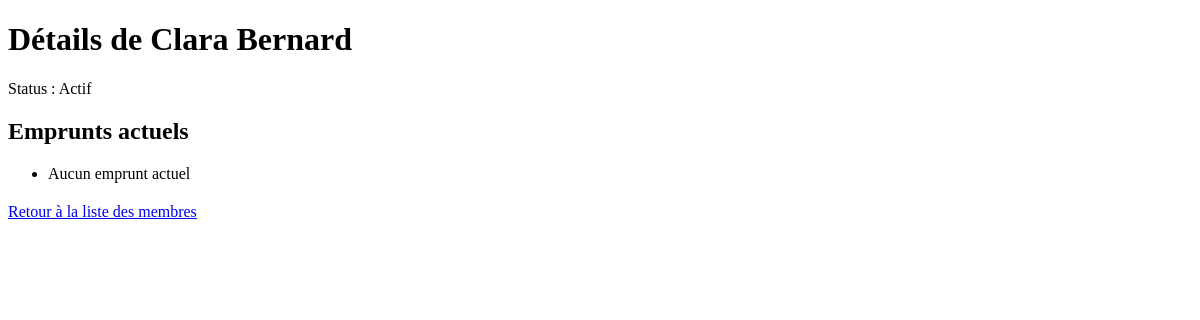
The app's page /bibliothecaire/membres/4/afficher/, older data.
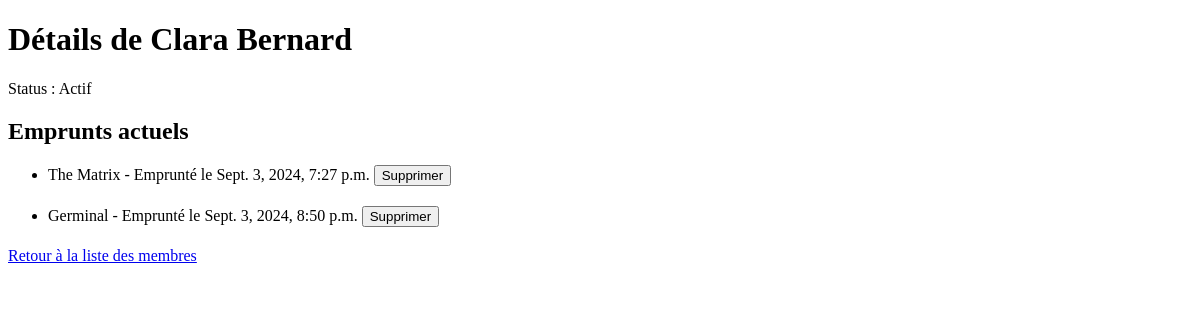
The same page, newer data.
### bibliothecaire/models.py (models this page shows, shortened)
class Emprunt(models.Model):
    media = models.ForeignKey(Media, on_delete=models.CASCADE)
    emprunteur = models.ForeignKey(Emprunteur, on_delete=models.CASCADE)
    date_emprunt = models.DateTimeField(auto_now_add=True)
    date_retour = models.DateTimeField(null=True, blank=True)

class Media(models.Model):
    quantite_disponible = models.PositiveIntegerField(default=1)  # Quantité disponible pour emprunt
    nom = models.CharField(max_length=100)
    disponible = models.BooleanField(default=True)
    date_emprunt = models.DateTimeField(null=True, blank=True)
    date_retour = models.DateTimeField(null=True, blank=True)
    emprunteur = models.ForeignKey(Emprunteur, null=True, blank=True, on_delete=models.SET_NULL)

### bibliothecaire/views.py (the view)
# urls.py: path('membres/<int:emprunter_id>/afficher/', views.afficher_membre, name='afficher_membre'),
def afficher_membre(request, emprunter_id):
    emprunteur = get_object_or_404(Emprunteur, id=emprunter_id)
    emprunts = Emprunt.objects.filter(emprunteur=emprunteur, date_retour__isnull=True)
    return render(request, 'bibliothecaire/detail.html', {
        'emprunteur': emprunteur,
        'emprunts': emprunts,
    })

### bibliothecaire/templates/bibliothecaire/detail.html (shortened to what this page needs)
<!DOCTYPE html>
<html>
<head>
</head>
<body>
    <h1>Détails de {{ emprunteur.nom }}</h1>
    <p>Status : {% if emprunteur.bloque %} Bloqué {% else %} Actif {% endif %}</p>
    <h2>Emprunts actuels</h2>
    <ul>
        {% if emprunts %}
            {% for emprunt in emprunts %}
                <li>
                    {{ emprunt.media.nom }} - Emprunté le {{ emprunt.date_emprunt }}
                    <form action="{% url 'supprimer_emprunt' emprunt.id %}" method="post" style="display: inline;">
                        <button type="submit">Supprimer</button>
                    </form>
                </li>
            {% endfor %}
        {% else %}
            <li>Aucun emprunt actuel</li>
        {% endif %}
    </ul>
    <a href="{% url 'membres' %}">Retour à la liste des membres</a>
</body>
</html>

Row changes from the older to the newer data that the page shows:
added Emprunt: media.nom "The Matrix", date_emprunt "Sept. 3, 2024, 7:27 p.m."
added Emprunt: media.nom "Germinal", date_emprunt "Sept. 3, 2024, 8:50 p.m."
Text that changed along with them:
text no longer shown: "Aucun emprunt actuel"
